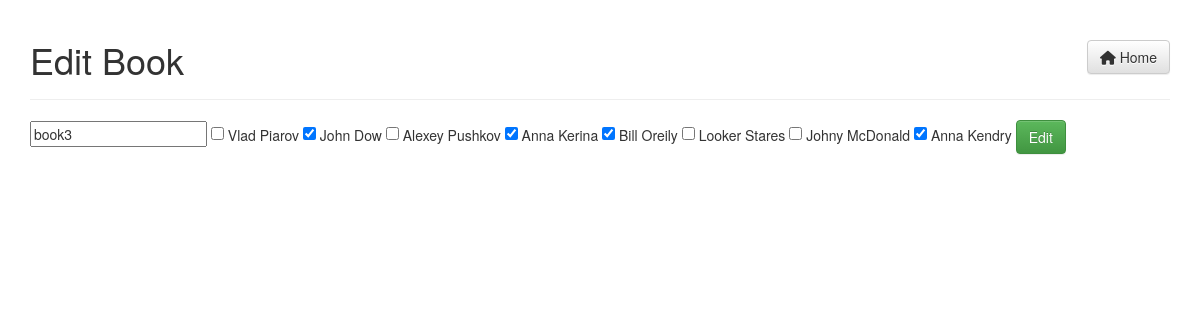
Screenshot of /?controller=book&action=edit&id=11 with the database file from the repository.
### tables this page shows
CREATE TABLE `books` (
  `id` int(11) NOT NULL,
  `name` varchar(128) NOT NULL
);

CREATE TABLE `authors` (
  `id` int(11) NOT NULL,
  `name` varchar(128) NOT NULL
);

### Controllers/Controller.php (called while the page is built, shortened)
<?php
class Controller
{
    public function __construct()
    {
        $this->conn = new mysqli(Config::$host, Config::$login, Config::$password, Config::$dbname);
    }
    public function render($name, $vars, $layout = null)
    {
        extract($vars);
        include 'Views/'.$name.'.php';
    }
}

### Controllers/BookController.php (called while the page is built, shortened)
<?php
class BookController extends Controller
{
    public function editAction()
    {
        $sql = 'SELECT * FROM books WHERE id='.$_GET['id'];
        $book = $this->conn->query($sql);
        $sql = 'SELECT * FROM authors';
        $authors = $this->conn->query($sql);
        $sql = 'SELECT author_id FROM authors_books WHERE book_id='.$_GET['id'];
        $checked_authors = $this->conn->query($sql);
        $checked_authors = $checked_authors->fetch_all(MYSQLI_ASSOC);
        $checked_author_ids = [];
        foreach ($checked_authors as $checked_author) {
            $checked_author_ids[] = $checked_author['author_id'];
        }
        $this->render('book_edit', [
            'book'               => $book->fetch_assoc(),
            'authors'            => $authors->fetch_all(MYSQLI_ASSOC),
            'checked_author_ids' => $checked_author_ids,
        ], 'layout');
    }
}

### index.php (called while the page is built, shortened)
<?php
require_once 'Config.php';
require_once 'Controllers/Controller.php';
Route::start();

### Views/book_edit.php (the view)
<div class="page-header">
    <a class="btn btn-default pull-right" href="/"><i class="fa fa-home"></i> Home</a>
    <h1>Edit Book</h1>
</div>
<form action="" method="post" enctype="multipart/form-data">
    <input type="text" name="name" value="<?=$book['name']?>" required>
    <?php foreach ($authors as $author): ?>
        <input
            <?php if (in_array($author['id'], $checked_author_ids)): ?> checked <?php endif ?>
                type="checkbox"
                name="authors[]"
                value="<?=$author['id']?>"
        >
        <?=$author['name']?>
    <?php endforeach; ?>
    <input type="submit" value="Edit" class="btn btn-success">
</form>

### rows the page displays
books: name "book3"
authors: name "Vlad Piarov"
authors: id "☑", name "John Dow"
authors: name "Alexey Pushkov"
authors: id "☑", name "Anna Kerina"
authors: id "☑", name "Bill Oreily"
authors: name "Looker Stares"
authors: name "Johny McDonald"
authors: id "☑", name "Anna Kendry"
